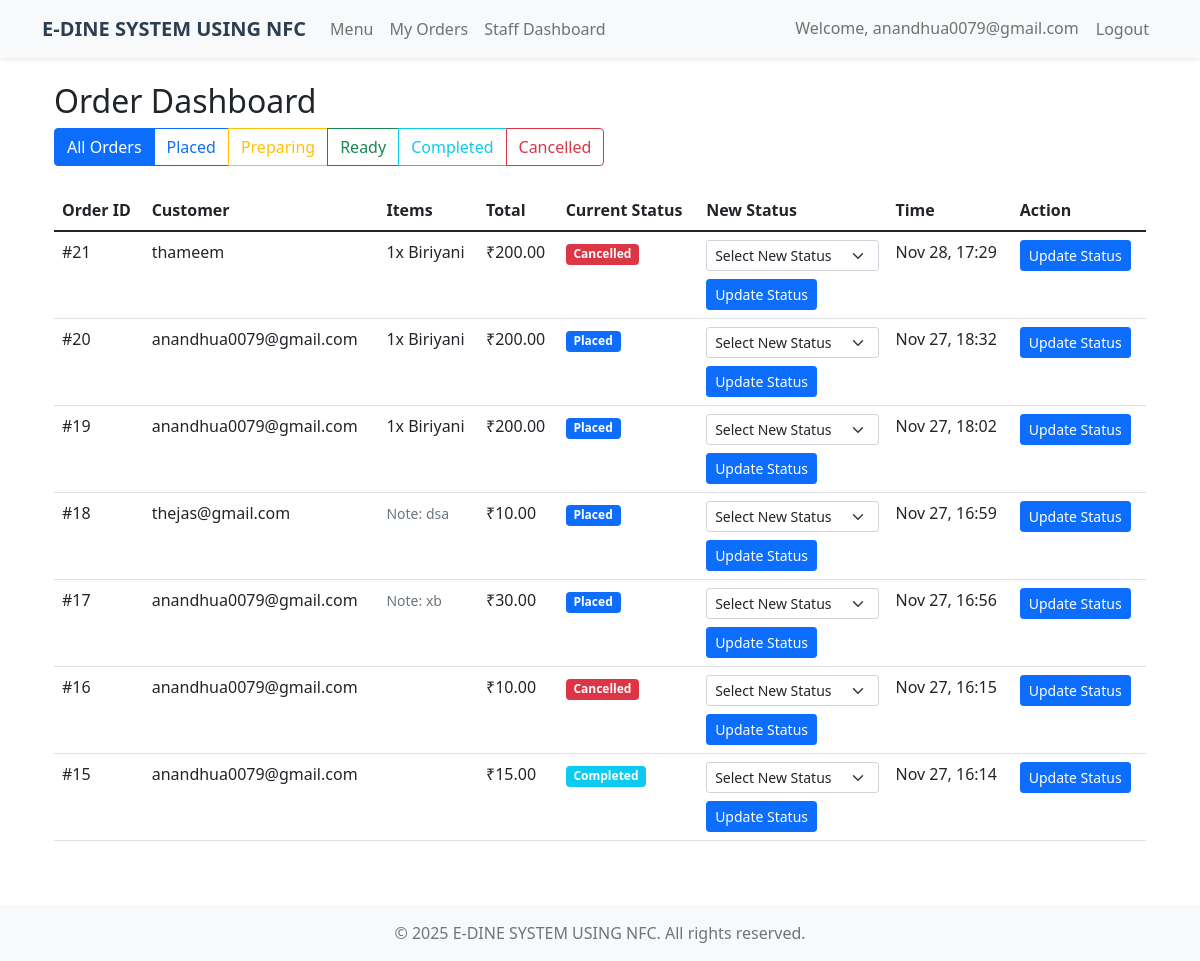
Screenshot of /api/staff/dashboard/ (signed in) with the database file from the repository.
### orders/models.py (models this page shows, shortened)
class Order(models.Model):
    STATUS_CHOICES = [
        ('PLACED', 'Placed'),
        ('PREPARING', 'Preparing'),
        ('READY', 'Ready'),
        ('COMPLETED', 'Completed'),
        ('CANCELLED', 'Cancelled'),
    ]
    user = models.ForeignKey(User, on_delete=models.CASCADE)
    created_at = models.DateTimeField(auto_now_add=True)
    updated_at = models.DateTimeField(auto_now=True)
    status = models.CharField(max_length=20, choices=STATUS_CHOICES, default='PLACED')
    special_instructions = models.TextField(blank=True)
    total_amount = models.DecimalField(max_digits=10, decimal_places=2, default=0)

class OrderItem(models.Model):
    order = models.ForeignKey(Order, related_name='items', on_delete=models.CASCADE)
    menu_item = models.ForeignKey('menu.MenuItem', on_delete=models.CASCADE)
    quantity = models.PositiveIntegerField()
    price = models.DecimalField(max_digits=10, decimal_places=2)

### menu/models.py (models this page shows, shortened)
class MenuItem(models.Model):
    name = models.CharField(max_length=100)
    description = models.TextField()
    price = models.DecimalField(max_digits=10, decimal_places=2)
    category = models.ForeignKey(Category, on_delete=models.CASCADE)
    image = models.ImageField(upload_to='menu_items/', blank=True, null=True)
    is_available = models.BooleanField(default=True)

### orders/views.py (the view)
# urls.py: path('staff/dashboard/', views.StaffDashboardView.as_view(), name='staff-dashboard'),
class StaffDashboardView(LoginRequiredMixin, UserPassesTestMixin, ListView):
    model = Order
    template_name = 'orders/staff_dashboard.html'
    context_object_name = 'orders'
    def test_func(self):
        return self.request.user.is_staff
    def get_queryset(self):
        return Order.objects.all().order_by('-created_at')

### templates/orders/staff_dashboard.html (shortened to what this page needs)
{% extends 'base/base.html' %}
{% block content %}
<div class="container mt-4">
    <h2>Order Dashboard</h2>
    <div class="mb-4">
        <div class="btn-group">
            <button class="btn btn-outline-primary active" data-status="all">All Orders</button>
            <button class="btn btn-outline-primary" data-status="PLACED">Placed</button>
            <button class="btn btn-outline-warning" data-status="PREPARING">Preparing</button>
            <button class="btn btn-outline-success" data-status="READY">Ready</button>
            <button class="btn btn-outline-info" data-status="COMPLETED">Completed</button>
            <button class="btn btn-outline-danger" data-status="CANCELLED">Cancelled</button>
        </div>
    </div>
    <div class="table-responsive">
        <table class="table table-hover">
            <thead>
                <tr>
                    <th>Order ID</th>
                    <th>Customer</th>
                    <th>Items</th>
                    <th>Total</th>
                    <th>Current Status</th>
                    <th>New Status</th>
                    <th>Time</th>
                    <th>Action</th>
                </tr>
            </thead>
            <tbody>
                {% for order in orders %}
                <tr class="order-row" data-status="{{ order.status }}">
                    <td>#{{ order.id }}</td>
                    <td>{{ order.user.username }}</td>
                    <td>
                        {% for item in order.items.all %}
                        <div>{{ item.quantity }}x {{ item.menu_item.name }}</div>
                        {% endfor %}
                        {% if order.special_instructions %}
                        <small class="text-muted">Note: {{ order.special_instructions }}</small>
                        {% endif %}
                    </td>
                    <td>₹{{ order.total_amount }}</td>
                    <td>
                        <span class="badge
                            {% if order.status == 'PLACED' %}bg-primary
                            {% elif order.status == 'PREPARING' %}bg-warning
                            {% elif order.status == 'READY' %}bg-success
                            {% elif order.status == 'COMPLETED' %}bg-info
                            {% else %}bg-danger{% endif %}">
                            {{ order.get_status_display }}
                        </span>
                    </td>
                    <td>
                        <form class="update-status-form" method="post"
                              action="{% url 'orders:update-order-status' order.id %}">
                            <select class="form-select form-select-sm status-select"
                                    name="status">
                                <option value="">Select New Status</option>
                            </select>
                            <button type="submit" class="btn btn-sm btn-primary mt-2">
                                Update Status
                            </button>
                        </form>
                    </td>
                    <td>{{ order.created_at|date:"M d, H:i" }}</td>
                    <td>
                        <button class="btn btn-sm btn-primary update-status"
                                data-order-id="{{ order.id }}">
                            Update Status
                        </button>
                    </td>
                </tr>
                {% endfor %}
            </tbody>
        </table>
    </div>
</div>
{% endblock %}

### templates/base/base.html (shortened to what this page needs)
<!DOCTYPE html>
<html lang="en">
<head>
    <link href="https://cdn.jsdelivr.net/npm/bootstrap@5.1.3/dist/css/bootstrap.min.css" rel="stylesheet">
</head>
<body>
    <nav class="navbar navbar-expand-lg navbar-light bg-light shadow-sm">
        <div class="container">
            <a class="navbar-brand" href="/">E-DINE SYSTEM USING NFC</a>
            <div class="collapse navbar-collapse" id="navbarNav">
                <ul class="navbar-nav me-auto">
                    <li class="nav-item">
                        <a class="nav-link" href="{% url 'menu-list' %}">Menu</a>
                    </li>
                    {% if user.is_authenticated %}
                    <li class="nav-item">
                        <a class="nav-link" href="{% url 'orders:order-list' %}">My Orders</a>
                    </li>
                    {% if user.is_staff %}
                    <li class="nav-item">
                        <a class="nav-link" href="{% url 'orders:staff-dashboard' %}">Staff Dashboard</a>
                    </li>
                    {% endif %}
                    {% endif %}
                </ul>
                <div class="navbar-nav">
                    {% if user.is_authenticated %}
                        <span class="nav-item nav-link">Welcome, {{ user.username }}</span>
                        <form method="post" action="{% url 'logout' %}" class="d-inline">
                            <button type="submit" class="btn btn-link nav-link">Logout</button>
                        </form>
                    {% else %}
                        <a class="nav-link" href="{% url 'login' %}">Login</a>
                    {% endif %}
                </div>
            </div>
        </div>
    </nav>
    <div class="container mt-4">
        {% block content %}
        {% endblock %}
    </div>
    <footer class="bg-light mt-5 py-3">
        <div class="container text-center">
            <p class="text-muted mb-0">© 2025 E-DINE SYSTEM USING NFC. All rights reserved.</p>
        </div>
    </footer>
</body>
</html>

### templates/base/base.html (style rules this page uses)
.navbar-brand { font-weight: bold; color: #2c3e50 !important; }

### rows the page displays
Order: id "21", user.username "thameem", total_amount "200.00", status "Cancelled", created_at "Nov 28, 17:29"
OrderItem: quantity "1", menu_item.name "Biriyani"
Order: id "20", user.username "anandhua0079@gmail.com", total_amount "200.00", status "Placed", created_at "Nov 27, 18:32"
OrderItem: quantity "1", menu_item.name "Biriyani"
Order: id "19", user.username "anandhua0079@gmail.com", total_amount "200.00", status "Placed", created_at "Nov 27, 18:02"
OrderItem: quantity "1", menu_item.name "Biriyani"
Order: id "18", user.username "thejas@gmail.com", special_instructions "dsa", total_amount "10.00", status "Placed", created_at "Nov 27, 16:59"
Order: id "17", user.username "anandhua0079@gmail.com", special_instructions "xb", total_amount "30.00", status "Placed", created_at "Nov 27, 16:56"
Order: id "16", user.username "anandhua0079@gmail.com", total_amount "10.00", status "Cancelled", created_at "Nov 27, 16:15"
Order: id "15", user.username "anandhua0079@gmail.com", total_amount "15.00", status "Completed", created_at "Nov 27, 16:14"

### other values shown
{{ user.username }} "anandhua0079@gmail.com"
